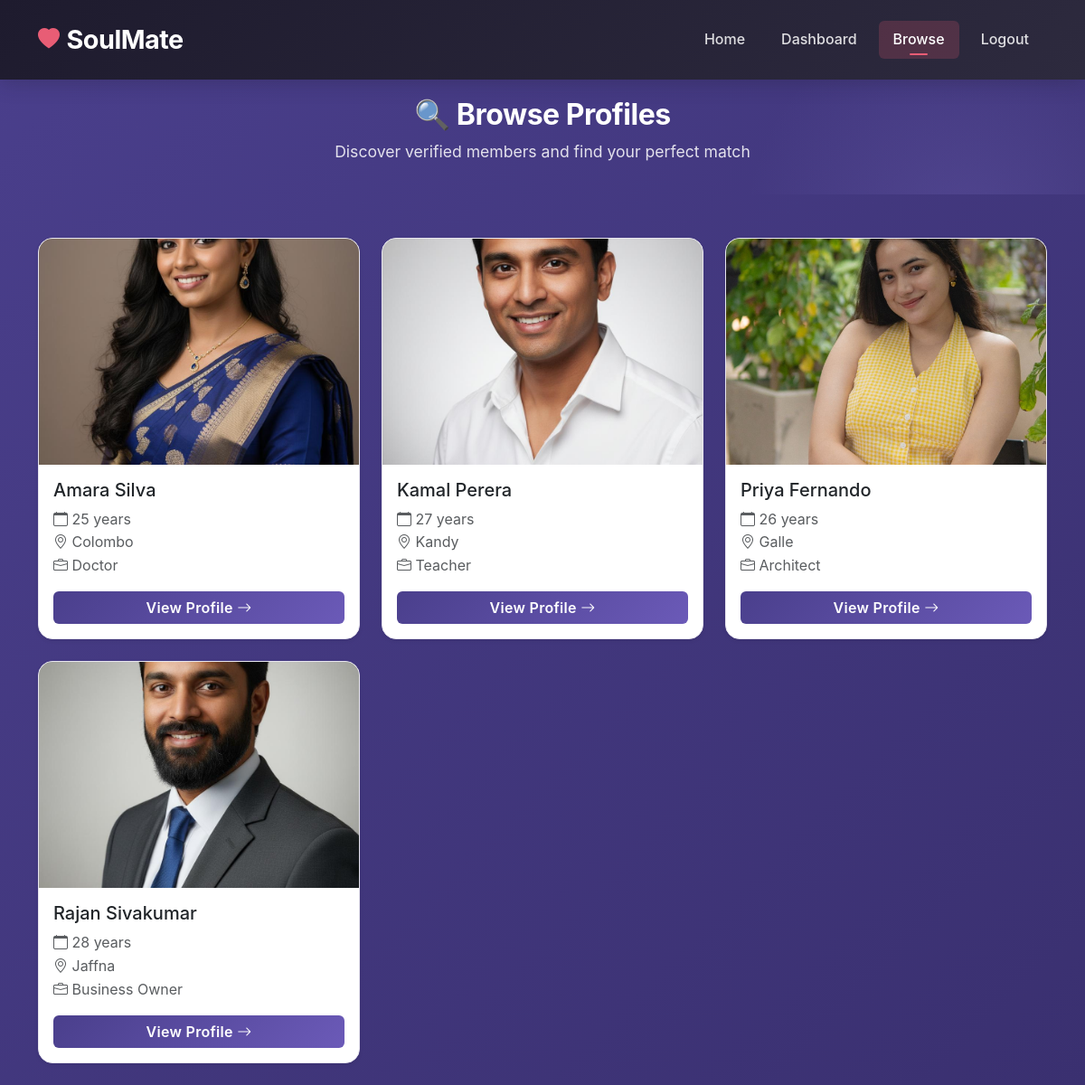
The app's page /browse.php (signed in) with its own data.
### tables this page shows
CREATE TABLE users (
    id INT AUTO_INCREMENT PRIMARY KEY,
    first_name VARCHAR(50) NOT NULL,
    last_name VARCHAR(50) NOT NULL,
    email VARCHAR(100) UNIQUE NOT NULL,
    password_hash VARCHAR(255) NOT NULL,
    gender ENUM('male', 'female', 'other') NOT NULL,
    birthdate DATE NOT NULL,
    location VARCHAR(50) NOT NULL,
    occupation VARCHAR(100),
    education VARCHAR(50),
    religion VARCHAR(50),
    bio TEXT,
    looking_for ENUM('male', 'female', 'both', 'other'),
    interests TEXT,
    profile_image VARCHAR(255),
    is_verified BOOLEAN DEFAULT FALSE,
    created_at TIMESTAMP DEFAULT CURRENT_TIMESTAMP,
    updated_at TIMESTAMP DEFAULT CURRENT_TIMESTAMP ON UPDATE CURRENT_TIMESTAMP,
    last_login TIMESTAMP NULL
);

### includes/functions.php (called while the page is built, shortened)
<?php
function calculateAge($birthdate) {
    $today = new DateTime();
    $dob = new DateTime($birthdate);
    $diff = $today->diff($dob);
    return $diff->y;
}
function getAllProfiles($excludeUserId = null) {
    $pdo = getDBConnection();
    $sql = "SELECT id, first_name, last_name, gender, birthdate, location, occupation, education, bio, interests, profile_image FROM users WHERE is_verified = 1";
    $params = [];
    if ($excludeUserId) {
        $sql .= " AND id != ?";
        $params[] = $excludeUserId;
    }
    $sql .= " ORDER BY created_at DESC";
    $stmt = $pdo->prepare($sql);
    $stmt->execute($params);
    return $stmt->fetchAll();
}
?>

### browse.php (the view, shortened to what this page needs)
<?php
require_once 'includes/functions.php';
$profiles = getAllProfiles($_SESSION['user_id']);
?>
<!DOCTYPE html>
<html lang="en">
<head>
    <link href="https://cdn.jsdelivr.net/npm/bootstrap@5.3.2/dist/css/bootstrap.min.css" rel="stylesheet">
    <link rel="stylesheet" href="https://cdn.jsdelivr.net/npm/bootstrap-icons@1.11.3/font/bootstrap-icons.min.css">
    <link rel="stylesheet" href="css/style.css">
</head>
<body class="browse-page">
    <nav class="navbar navbar-expand-lg navbar-dark fixed-top soulmate-navbar">
        <div class="container">
            <a class="navbar-brand fw-bold" href="index.php">
                <i class="bi bi-heart-fill me-2"></i>
                SoulMate
            </a>
            <div class="collapse navbar-collapse" id="navbarNav">
                <ul class="navbar-nav ms-auto">
                    <li class="nav-item"><a class="nav-link" href="index.php">Home</a></li>
                    <li class="nav-item"><a class="nav-link" href="dashboard.php">Dashboard</a></li>
                    <li class="nav-item"><a class="nav-link active" href="browse.php">Browse</a></li>
                    <li class="nav-item"><a class="nav-link" href="auth/logout.php">Logout</a></li>
                </ul>
            </div>
        </div>
    </nav>
    <div style="padding-top: 76px;">
        <div class="page-header">
            <div class="container text-center">
                <h2 class="fw-bold mb-2">🔍 Browse Profiles</h2>
                <p class="mb-0">Discover verified members and find your perfect match</p>
            </div>
        </div>
        <div class="container mt-5">
            <div class="row">
                <?php
                $localImages = [
                    1 => 'profile1.jpeg',
                    2 => 'profile2.jpeg',
                    3 => 'profile3.jpeg',
                    4 => 'profile4.jpeg',
                    5 => 'profile5.jpeg',
                    6 => 'profile6.jpeg'
                ];
                foreach ($profiles as $profile):
                    $profileAge = calculateAge($profile['birthdate']);
                    if (!empty($profile['profile_image']) && file_exists($profile['profile_image'])) {
                        $imgSrc = $profile['profile_image'];
                    } elseif (isset($localImages[$profile['id']])) {
                        $imgSrc = 'images/' . $localImages[$profile['id']];
                    } elseif ($profile['gender'] == 'female') {
                        $imgSrc = 'images/profile2.jpeg';
                    } else {
                        $imgSrc = 'images/profile1.jpeg';
                    }
                ?>
                <div class="col-md-4 mb-4">
                    <div class="card profile-card h-100 shadow-sm">
                        <img src="<?php echo $imgSrc; ?>"
                             class="card-img-top" alt="<?php echo htmlspecialchars($profile['first_name']); ?>"
                             style="height: 250px; object-fit: cover;">
                        <div class="card-body">
                            <h5 class="card-title"><?php echo htmlspecialchars($profile['first_name'] . ' ' . $profile['last_name']); ?></h5>
                            <p class="card-text text-muted">
                                <i class="bi bi-calendar"></i> <?php echo $profileAge; ?> years<br>
                                <i class="bi bi-geo-alt"></i> <?php echo htmlspecialchars($profile['location']); ?><br>
                                <i class="bi bi-briefcase"></i> <?php echo htmlspecialchars($profile['occupation'] ?? 'Not specified'); ?>
                            </p>
                            <a href="profile.php?id=<?php echo $profile['id']; ?>" class="btn btn-primary w-100">
                                View Profile <i class="bi bi-arrow-right"></i>
                            </a>
                        </div>
                    </div>
                </div>
                <?php endforeach; ?>
            </div>
        </div>
    </div>
</body>
</html>

### css/style.css (style rules this page uses)
:root { --primary-color: #4a3f8c; --primary-dark: #3a3070; --primary-light: #6b5ab8; --secondary-color: #8b7dd6; --secondary-light: #b8aee8; --accent-color: #e85d75; --accent-light: #f08a9f; --dark-color: #1e1b2e; --dark-secondary: #2d2a3e; --gray-dark: #4a4758; --gray-medium: #8a8798; --gray-light: #e8e6ef; --light-color: #f8f7fc; --white: #ffffff; --success-color: #2d9d5d; --warning-color: #e8a838; --danger-color: #d64545; }
* { margin: 0; padding: 0; box-sizing: border-box; }
body { font-family: 'Inter', -apple-system, BlinkMacSystemFont, 'Segoe UI', Roboto, sans-serif; color: var(--dark-color); background-color: var(--light-color); overflow-x: hidden; line-height: 1.6; }
.soulmate-navbar { background: linear-gradient(135deg, var(--dark-color) 0%, var(--dark-secondary) 100%) !important; padding: 1rem 0; box-shadow: 0 4px 20px rgba(30, 27, 46, 0.25); z-index: 1000; backdrop-filter: blur(10px); }
.soulmate-navbar .navbar-brand { font-size: 1.8rem; font-weight: 700; color: var(--white) !important; display: flex; align-items: center; letter-spacing: -0.5px; }
.soulmate-navbar .navbar-brand i { font-size: 1.5rem; color: var(--accent-color); margin-right: 0.5rem; }
.soulmate-navbar .nav-link { font-weight: 500; color: rgba(255, 255, 255, 0.85) !important; padding: 0.5rem 1rem !important; margin: 0 0.25rem; position: relative; transition: all 0.3s ease; border-radius: 6px; }
.soulmate-navbar .nav-link.active { color: var(--white) !important; background: rgba(232, 93, 117, 0.2); }
.soulmate-navbar .nav-link.active::after { content: ''; position: absolute; bottom: 4px; left: 50%; transform: translateX(-50%); width: 20px; height: 2px; background: var(--accent-color); border-radius: 2px; }
.profile-card { border-radius: 16px; overflow: hidden; transition: all 0.4s ease; background: var(--white); height: 100%; box-shadow: 0 4px 15px rgba(30,27,46,0.08); border: 1px solid var(--gray-light); }
.profile-card .card-img-top { height: 250px; object-fit: cover; transition: all 0.5s ease; }
.btn-primary { background: linear-gradient(135deg, var(--primary-color) 0%, var(--primary-light) 100%); border: none; transition: all 0.3s ease; }
.card { border-radius: 16px; border: 1px solid var(--gray-light); overflow: hidden; }
.browse-page { background: linear-gradient(135deg, var(--primary-color) 0%, var(--primary-dark) 100%); min-height: 100vh; }
.browse-page .page-header { background: transparent; margin-bottom: 0; padding: 2rem 0; }
.browse-page .page-header h2 { color: var(--white); }
.browse-page .page-header p { color: rgba(255,255,255,0.85); }
.browse-page .profile-card { background: var(--white); border: 1px solid var(--gray-light); transition: all 0.4s cubic-bezier(0.4, 0, 0.2, 1); }
.browse-page .btn-primary { background: linear-gradient(135deg, var(--primary-color) 0%, var(--primary-light) 100%); border: none; font-weight: 600; letter-spacing: 0.3px; }
.page-header { background: linear-gradient(135deg, var(--dark-color) 0%, var(--primary-color) 100%); color: var(--white); padding: 3rem 0; margin-bottom: 3rem; position: relative; overflow: hidden; }
.page-header::before { content: ''; position: absolute; top: -50%; right: -10%; width: 500px; height: 500px; background: radial-gradient(circle, rgba(139,125,214,0.2) 0%, transparent 70%); pointer-events: none; }
.page-header h2 { font-weight: 700; letter-spacing: -0.5px; position: relative; z-index: 1; }
.page-header p { color: rgba(255,255,255,0.85); font-size: 1.1rem; position: relative; z-index: 1; }

### records on screen
users: shows a picture, first_name+last_name "Amara Silva", birthdate "25", location "Colombo", occupation "Doctor"
users: shows a picture, first_name+last_name "Kamal Perera", birthdate "27", location "Kandy", occupation "Teacher"
users: shows a picture, first_name+last_name "Priya Fernando", birthdate "26", location "Galle", occupation "Architect"
users: shows a picture, first_name+last_name "Rajan Sivakumar", birthdate "28", location "Jaffna", occupation "Business Owner"
